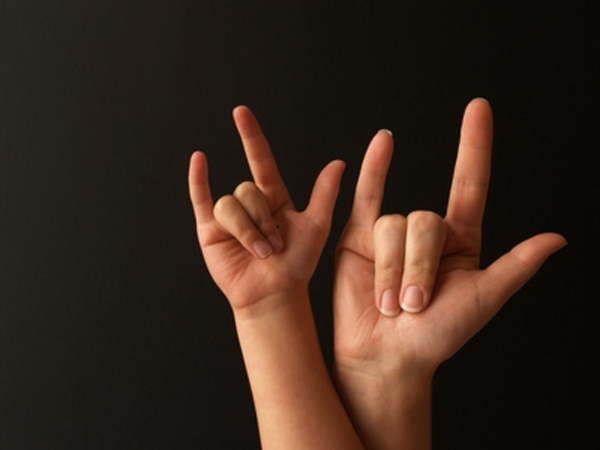
#> input picture image.jpg, 1200 x 900 px, given in place of the camera (shown at 1/2 size)
$ python dataset_builder.py
#> lines starting #> are read from the running program, lines starting #| are printed output that depends on the picture
### skin_reco.py
import numpy as np
import cv2

# filter image based on hsv color range
# [19 lines left out: functions filter_skin, hsv_color_range_from_face, not called in this run]

# use haar file
def hsv_color_range_from_image(frame, face_cascade):
    # detect faces
    gray = cv2.cvtColor(frame, cv2.COLOR_BGR2GRAY)
    faces = face_cascade.detectMultiScale(gray, 1.3, 5)
    for (x,y,w,h) in faces:
        roi = frame[y:y+h, x:x+w]
        return hsv_color_range_from_face(roi)
    return None, None

# [29 lines left out: function main, not called in this run]

# [2 lines that do not run on import are left out]

### dataset_builder.py
import skin_reco
import numpy as np
import time
import cv2
import os

# path to save captures
dataset_folder = '../get2'
#dataset_folder="K:/python/Cam/gest/gestures"
class_name = 'A'
file_format = 'png'

# size of image to save
#width, height, channel = 50, 50, 1
width, height, channel = 64, 64, 1

#width, height = 50, 50
grayscale = True

def timestamp():
    return int(round(time.time() * 1000))

def check_path(path):
    if not os.path.exists(path):
        os.makedirs(path)
        print(path, " has been created.")

def timestamped_filename(file_format):
    return str(timestamp())+"."+file_format

def main():
    dataset_path = os.path.join(dataset_folder, class_name)

    # create path if not exists
    check_path(dataset_path)

    # load face reco haar
    face_cascade = cv2.CascadeClassifier('../haar/haarcascade_frontalface_default.xml')

    print("##############################")
    print("Press 'r' to start/stop record")
    print("Press 'q' to quit")
    print("##############################")

    # open camera
    cap = cv2.VideoCapture(0)
    capture = False

    # capture settings
    time_between_capture_ms = 1000
    last_capture = timestamp()

    while(True):
        # Capture frame-by-frame
        ret, img = cap.read()
#> img is the input picture: shape (900, 1200, 3); mean B, G, R 28.5, 38.8, 56.3

        #gray = cv2.cvtColor(img,cv2.COLOR_BGR2GRAY)
        ### modified

        img = cv2.GaussianBlur(img,(5,5),0)

        # draw rectangle for area to capture
        cv2.rectangle(img, (100,100), (300,300), (0,0,255), 1)
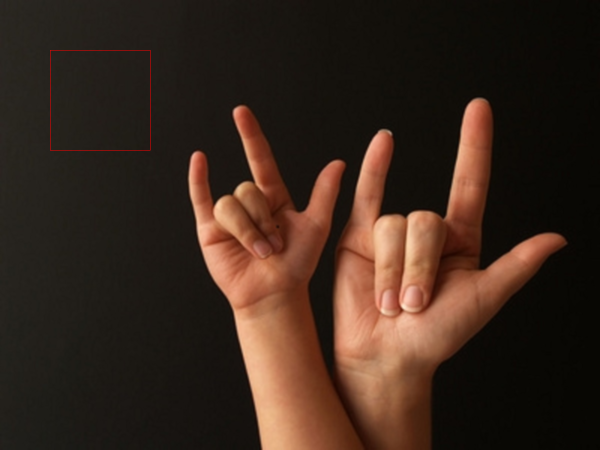
#> img: shape (900, 1200, 3) (shown at 1/2 size); mean B, G, R 28.5, 38.8, 56.5
        #area = img[100:300, 100:300]

        # extract hand using skin color
        lower_range, upper_range = skin_reco.hsv_color_range_from_image(img, face_cascade)
#> in hsv_color_range_from_image, `gray = cv2.cvtColor(frame, cv2.COLOR_BGR2GRAY)`:
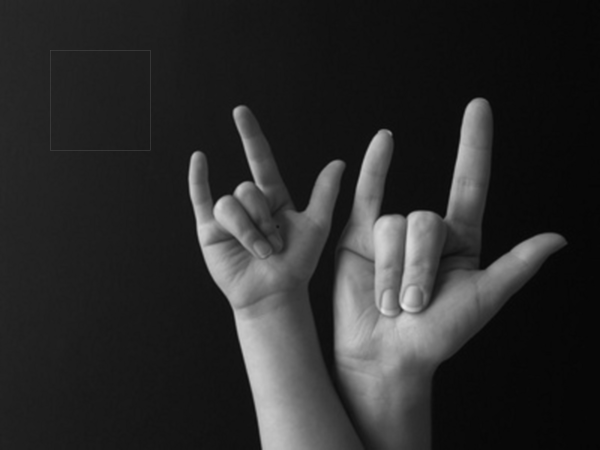
#> gray: shape (900, 1200) (shown at 1/2 size); min 5, max 233, mean 42.9
#> in hsv_color_range_from_image, `faces = face_cascade.detectMultiScale(gray, 1.3, 5)`: faces = ()
        if lower_range is not None and upper_range is not None:
            result = skin_reco.filter_skin(img[100:300, 100:300], lower_range, upper_range)
            #modified
            #result = cv2.dilate(result, None, iterations=0)

            cv2.imshow('result', result)


        # display results
        cv2.imshow('camera', img)

        # start/stop capture
        if capture and timestamp()-last_capture>time_between_capture_ms:
            filename = timestamped_filename(file_format)
            pic = cv2.resize(result, (width, height))
            cv2.imwrite(os.path.join(dataset_path, filename), pic)
            last_capture = timestamp()

        # handle keyboard events
        key = cv2.waitKey(1)
#> (key q is pressed here)
        if key == ord('q'):
            break
        elif key == ord('r'):
            capture = not capture
            print("start capture" if capture else "stop capture")

    # When everything done, release the capture
    cap.release()
    cv2.destroyAllWindows()

if __name__ == '__main__':
    main()
